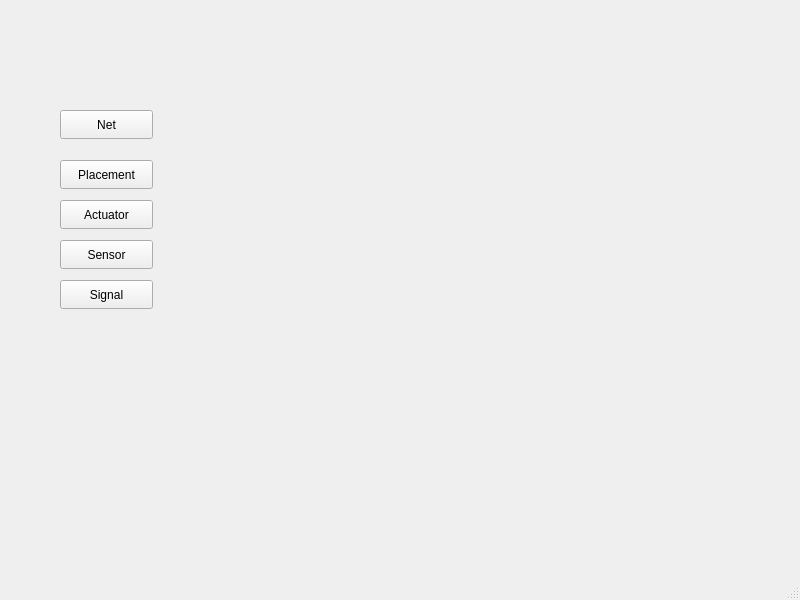
<?xml version="1.0" encoding="UTF-8"?>
<ui version="4.0">
 <class>MainWindow</class>
 <widget class="QMainWindow" name="MainWindow">
  <property name="geometry">
   <rect>
    <x>0</x>
    <y>0</y>
    <width>800</width>
    <height>600</height>
   </rect>
  </property>
  <property name="windowTitle">
   <string>MainWindow</string>
  </property>
  <widget class="QWidget" name="centralwidget">
   <widget class="QPushButton" name="pushButton_Net">
    <property name="geometry">
     <rect>
      <x>60</x>
      <y>110</y>
      <width>93</width>
      <height>29</height>
     </rect>
    </property>
    <property name="text">
     <string>Net</string>
    </property>
   </widget>
   <widget class="QPushButton" name="pushButton_Placement">
    <property name="geometry">
     <rect>
      <x>60</x>
      <y>160</y>
      <width>93</width>
      <height>29</height>
     </rect>
    </property>
    <property name="text">
     <string>Placement</string>
    </property>
   </widget>
   <widget class="QPushButton" name="pushButton_Actuator">
    <property name="geometry">
     <rect>
      <x>60</x>
      <y>200</y>
      <width>93</width>
      <height>29</height>
     </rect>
    </property>
    <property name="text">
     <string>Actuator</string>
    </property>
   </widget>
   <widget class="QPushButton" name="pushButton_Sensor">
    <property name="geometry">
     <rect>
      <x>60</x>
      <y>240</y>
      <width>93</width>
      <height>29</height>
     </rect>
    </property>
    <property name="text">
     <string>Sensor</string>
    </property>
   </widget>
   <widget class="QPushButton" name="pushButton_Signals">
    <property name="geometry">
     <rect>
      <x>60</x>
      <y>280</y>
      <width>93</width>
      <height>29</height>
     </rect>
    </property>
    <property name="text">
     <string>Signal</string>
    </property>
   </widget>
  </widget>
  <widget class="QMenuBar" name="menubar">
   <property name="geometry">
    <rect>
     <x>0</x>
     <y>0</y>
     <width>800</width>
     <height>26</height>
    </rect>
   </property>
  </widget>
  <widget class="QStatusBar" name="statusbar"/>
 </widget>
 <resources/>
 <connections/>
</ui>
